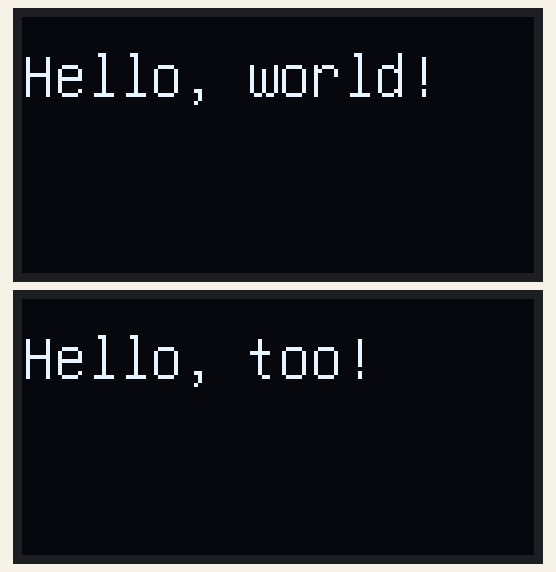
The sketch below on a simulated Arduino Uno, built with avr-gcc and run on an emulated ATmega328P. Parts: 2 × 128×64 one-colour display.

Above: at 0.4 s.

The sketch:

multiple_ssd1306_u8glib_spi.ino
```cpp
#include "U8glib.h"

U8GLIB_SSD1306_128X64 displayOne(13, 11, 10, 12, 8);
U8GLIB_SSD1306_128X64 displayTwo(13, 11, 9, 12, 7);

void setup() {
}

void drawDisplayOne(void) {
  displayOne.setFont(u8g_font_unifont);
  displayOne.setPrintPos(0, 20);
  displayOne.print("Hello, world!");
}

void drawDisplayTwo(void) {
  displayTwo.setFont(u8g_font_unifont);
  displayTwo.setPrintPos(0, 20);
  displayTwo.print("Hello, too!");
}

void loop(void) {

  displayOne.begin();
  displayOne.firstPage();
  do {
    drawDisplayOne();
  } while( displayOne.nextPage() );

  displayTwo.begin();
  displayTwo.firstPage();
  do {
    drawDisplayTwo();
  } while (displayTwo.nextPage() );

  delay(5000);
}
```
